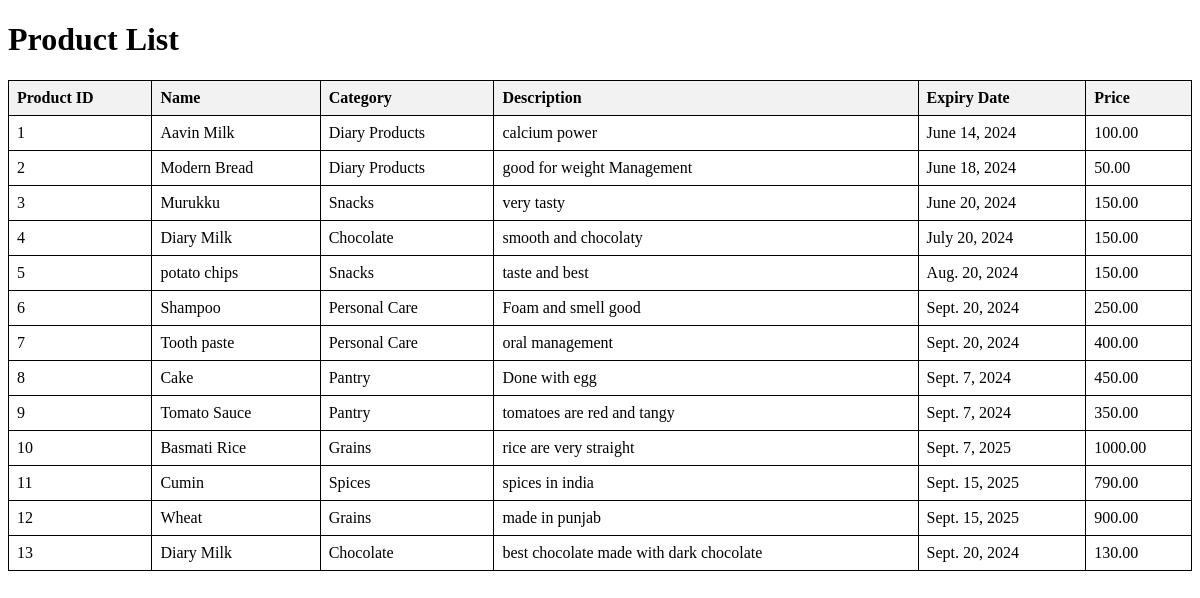
The page /addproduct/products1/ on the database its author committed.
### Addproduct/models.py (models this page shows, shortened)
class AddProduct(models.Model):
    product_id = models.IntegerField(unique=True,default=True)
    name = models.CharField(max_length=100)
    category = models.ForeignKey(AddCategory, on_delete=models.CASCADE, null=True)
    description = models.TextField()
    expiry_date = models.DateField(null=True)
    price = models.DecimalField(max_digits=10, decimal_places=2, default=Decimal('0.00'))

### Addcategory/models.py (models this page shows)
class AddCategory(models.Model):
    name = models.CharField(max_length=100)
    parent = models.ForeignKey(
        "self",
        related_name="subcategories",
        on_delete=models.CASCADE,
        blank=True,
        null=True,
    )
    def __str__(self):
        return self.name

### Addproduct/views.py (the view)
# urls.py: path('products1/', product_list, name='product_list'),
def product_list(request):
    products = AddProduct.objects.all()
    return render(request, 'Addproduct/product_list.html', {'products': products})

### Addproduct/templates/Addproduct/product_list.html (shortened to what this page needs)
<!DOCTYPE html>
<html>
<head>
</head>
<body>
    <h1>Product List</h1>
    <table>
        <tr>
            <th>Product ID</th>
            <th>Name</th>
            <th>Category</th>
            <th>Description</th>
            <th>Expiry Date</th>
            <th>Price</th>
        </tr>
        {% for product in products %}
        <tr>
            <td>{{product.product_id }}</td>
            <td>{{ product.name }}</td>
            <td>{{ product.category }}</td>
            <td>{{ product.description }}</td>
            <td>{{ product.expiry_date }}</td>
            <td>{{ product.price }}</td>
        </tr>
        {% endfor %}
    </table>
</body>
</html>

### Addproduct/templates/Addproduct/product_list.html (style rules this page uses)
table { width: 100%; border-collapse: collapse; }
table, th, td { border: 1px solid black; }
th, td { padding: 8px; text-align: left; }
th { background-color: #f2f2f2; }

### rows shown on the page
AddProduct: product_id "1", name "Aavin Milk", category "Diary Products", description "calcium power", expiry_date "June 14, 2024", price "100.00"
AddProduct: product_id "2", name "Modern Bread", category "Diary Products", description "good for weight Management", expiry_date "June 18, 2024", price "50.00"
AddProduct: product_id "3", name "Murukku", category "Snacks", description "very tasty", expiry_date "June 20, 2024", price "150.00"
AddProduct: product_id "4", name "Diary Milk", category "Chocolate", description "smooth and chocolaty", expiry_date "July 20, 2024", price "150.00"
AddProduct: product_id "5", name "potato chips", category "Snacks", description "taste and best", expiry_date "Aug. 20, 2024", price "150.00"
AddProduct: product_id "6", name "Shampoo", category "Personal Care", description "Foam and smell good", expiry_date "Sept. 20, 2024", price "250.00"
AddProduct: product_id "7", name "Tooth paste", category "Personal Care", description "oral management", expiry_date "Sept. 20, 2024", price "400.00"
AddProduct: product_id "8", name "Cake", category "Pantry", description "Done with egg", expiry_date "Sept. 7, 2024", price "450.00"
AddProduct: product_id "9", name "Tomato Sauce", category "Pantry", description "tomatoes are red and tangy", expiry_date "Sept. 7, 2024", price "350.00"
AddProduct: product_id "10", name "Basmati Rice", category "Grains", description "rice are very straight", expiry_date "Sept. 7, 2025", price "1000.00"
AddProduct: product_id "11", name "Cumin", category "Spices", description "spices in india", expiry_date "Sept. 15, 2025", price "790.00"
AddProduct: product_id "12", name "Wheat", category "Grains", description "made in punjab", expiry_date "Sept. 15, 2025", price "900.00"
AddProduct: product_id "13", name "Diary Milk", category "Chocolate", description "best chocolate made with dark chocolate", expiry_date "Sept. 20, 2024", price "130.00"
